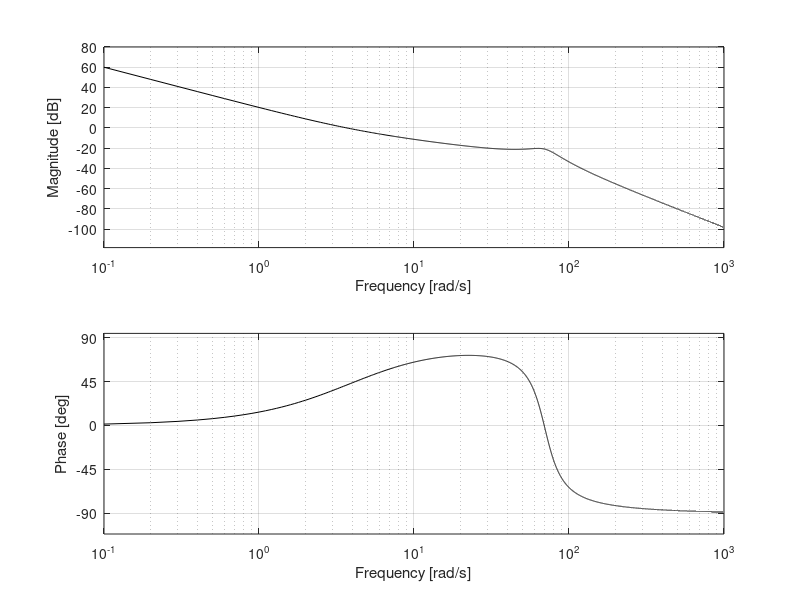

This figure's MATLAB source:
% Bode Plot Generator
% Created by Evan Schimmel on 10/26/2021
% Free for editing and distribution
% If you encounter issues, email schimmer@rose-hulman.edu

close all
clear all
clc

% Specify stepsize, 0.1 is plenty small
stepsize = 0.1;
i=0;

% Loop over frequencies
for omega = 10e-2:stepsize:10e2
    i=i+1;
    s = omega*1i;
    
    % **** ADD YOUR TRANSFER FUNCTION HERE ****
    numer_TF = 12250*(s+4);
    denom_TF = (s^2)*((s^2)+28*s+4900);
    % **** ADD YOUR TRANSFER FUNCTION HERE ****
    
    % Calculations for plots
    omega_val(i) = omega;
    numer_re = real(numer_TF);
    numer_im = imag(numer_TF);
    denom_re = real(denom_TF);
    denom_im = imag(denom_TF);
    FRF_mag = (sqrt((numer_re)^2+(numer_im)^2)) / (sqrt((denom_re)^2+(denom_im)^2));
    DB_mag(i) = 20*log10(abs(FRF_mag));
    numer_phase_rad = atan2(numer_im,numer_re);
    denom_phase_rad = atan2(denom_im,denom_re);
    FRF_phase_rad(i) = numer_phase_rad - denom_phase_rad;
end

FRF_phase_deg = (360/(2*pi)) * unwrap(FRF_phase_rad);

if max(FRF_phase_deg) > 90
    FRF_phase_deg = FRF_phase_deg - 180;
elseif min(FRF_phase_deg) < -180
    FRF_phase_deg = FRF_phase_deg + 180;
end

% Create magnitude and phase plots
figure
set(gcf, 'color', 'w')

subplot(2,1,1)
plot(omega_val,DB_mag,'k-')
set(gca, 'XScale','log');
xlabel('Frequency [rad/s]')
ylabel('Magnitude [dB]')
xlim([10e-2 10e2])
ymin = min(DB_mag)-20;
ymax = max(DB_mag)+20;
ylim([ymin ymax])
xticks([10e-2 10e-1 10e0 10e1 10e2]);
yticks([-1000:20:1000]);
grid

subplot(2,1,2)
plot(omega_val,FRF_phase_deg,'k-')
set(gca, 'XScale','log');
xlabel('Frequency [rad/s]')
ylabel('Phase [deg]')
xlim([10e-2 10e2])
ymin = min(FRF_phase_deg)-22.5;
ymax = max(FRF_phase_deg)+22.5;
ylim([ymin ymax])
xticks([10e-2 10e-1 10e0 10e1 10e2]);
yticks([-3600:45:3600]);
grid